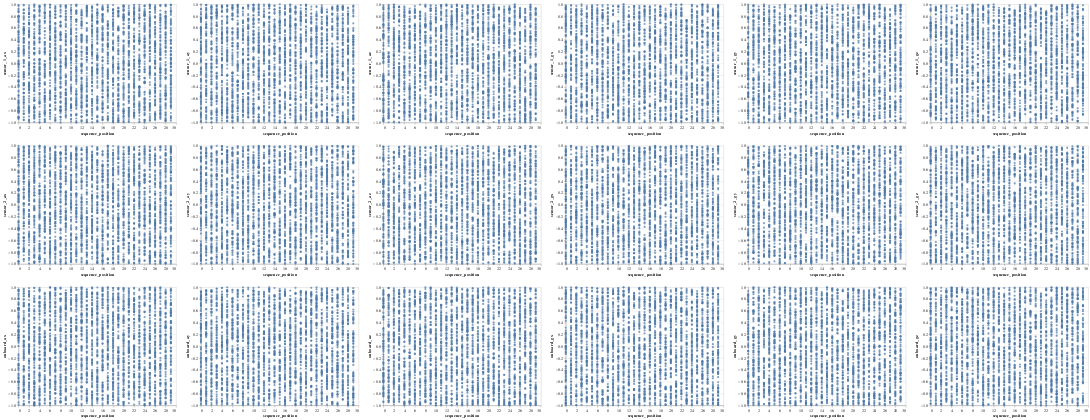

Notebook source saved alongside this figure:
### Code cell
# letssee one of these plots
plot_dict['gesture_1']

### Figure 1 — Vega-Lite specification as saved in the notebook (floating-point values rounded to 4 significant figures; data arrays with more than 128 entries replaced by an {"elided": "..."} marker saying what was removed)
{"config": {"view": {"continuousWidth": 400, "continuousHeight": 300}}, "vconcat": [{"hconcat": [{"mark": "circle", "encoding": {"x": {"field": "sequence_position", "type": "quantitative"}, "y": {"field": "sensor_1_ax", "type": "quantitative"}}}, {"mark": "circle", "encoding": {"x": {"field": "sequence_position", "type": "quantitative"}, "y": {"field": "sensor_1_ay", "type": "quantitative"}}}, {"mark": "circle", "encoding": {"x": {"field": "sequence_position", "type": "quantitative"}, "y": {"field": "sensor_1_az", "type": "quantitative"}}}, {"mark": "circle", "encoding": {"x": {"field": "sequence_position", "type": "quantitative"}, "y": {"field": "sensor_1_gx", "type": "quantitative"}}}, {"mark": "circle", "encoding": {"x": {"field": "sequence_position", "type": "quantitative"}, "y": {"field": "sensor_1_gy", "type": "quantitative"}}}, {"mark": "circle", "encoding": {"x": {"field": "sequence_position", "type": "quantitative"}, "y": {"field": "sensor_1_gz", "type": "quantitative"}}}]}, {"hconcat": [{"mark": "circle", "encoding": {"x": {"field": "sequence_position", "type": "quantitative"}, "y": {"field": "sensor_2_ax", "type": "quantitative"}}}, {"mark": "circle", "encoding": {"x": {"field": "sequence_position", "type": "quantitative"}, "y": {"field": "sensor_2_ay", "type": "quantitative"}}}, {"mark": "circle", "encoding": {"x": {"field": "sequence_position", "type": "quantitative"}, "y": {"field": "sensor_2_az", "type": "quantitative"}}}, {"mark": "circle", "encoding": {"x": {"field": "sequence_position", "type": "quantitative"}, "y": {"field": "sensor_2_gx", "type": "quantitative"}}}, {"mark": "circle", "encoding": {"x": {"field": "sequence_position", "type": "quantitative"}, "y": {"field": "sensor_2_gy", "type": "quantitative"}}}, {"mark": "circle", "encoding": {"x": {"field": "sequence_position", "type": "quantitative"}, "y": {"field": "sensor_2_gz", "type": "quantitative"}}}]}, {"hconcat": [{"mark": "circle", "encoding": {"x": {"field": "sequence_position", "type": "quantitative"}, "y": {"field": "onboard_ax", "type": "quantitative"}}}, {"mark": "circle", "encoding": {"x": {"field": "sequence_position", "type": "quantitative"}, "y": {"field": "onboard_ay", "type": "quantitative"}}}, {"mark": "circle", "encoding": {"x": {"field": "sequence_position", "type": "quantitative"}, "y": {"field": "onboard_az", "type": "quantitative"}}}, {"mark": "circle", "encoding": {"x": {"field": "sequence_position", "type": "quantitative"}, "y": {"field": "onboard_gx", "type": "quantitative"}}}, {"mark": "circle", "encoding": {"x": {"field": "sequence_position", "type": "quantitative"}, "y": {"field": "onboard_gy", "type": "quantitative"}}}, {"mark": "circle", "encoding": {"x": {"field": "sequence_position", "type": "quantitative"}, "y": {"field": "onboard_gz", "type": "quantitative"}}}]}], "data": {"name": "data-c59ddf494999dda6a06af14785bdaf20"}, "$schema": "https://vega.github.io/schema/vega-lite/v4.17.0.json", "datasets": {"data-c59ddf494999dda6a06af14785bdaf20": {"elided": "3000 records"}}}
